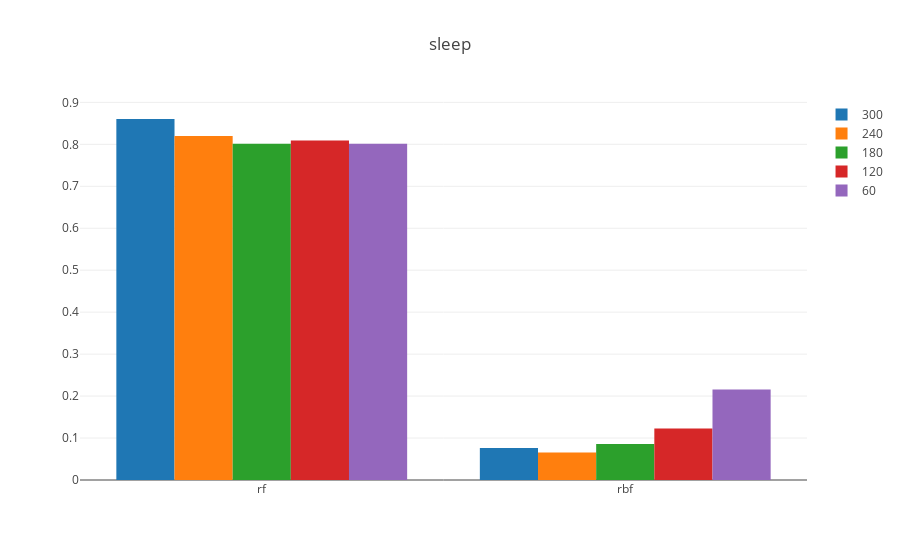
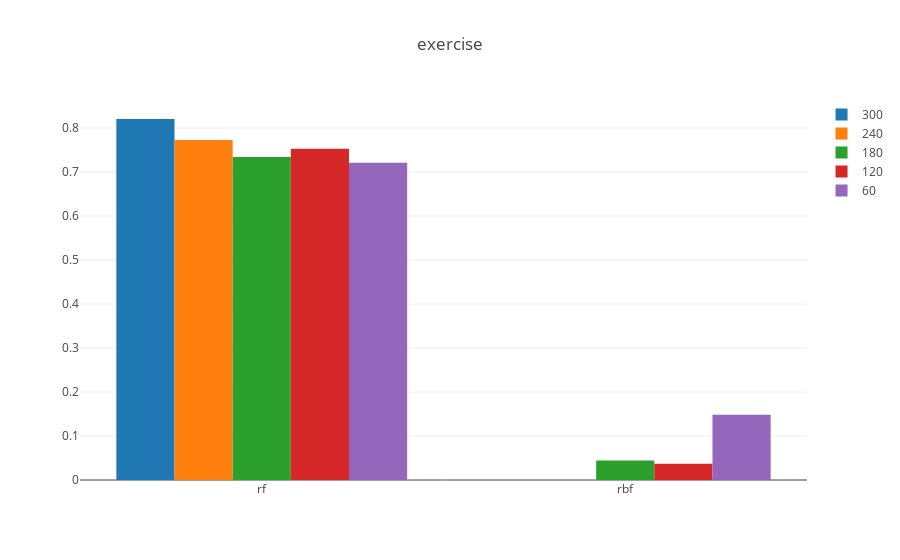
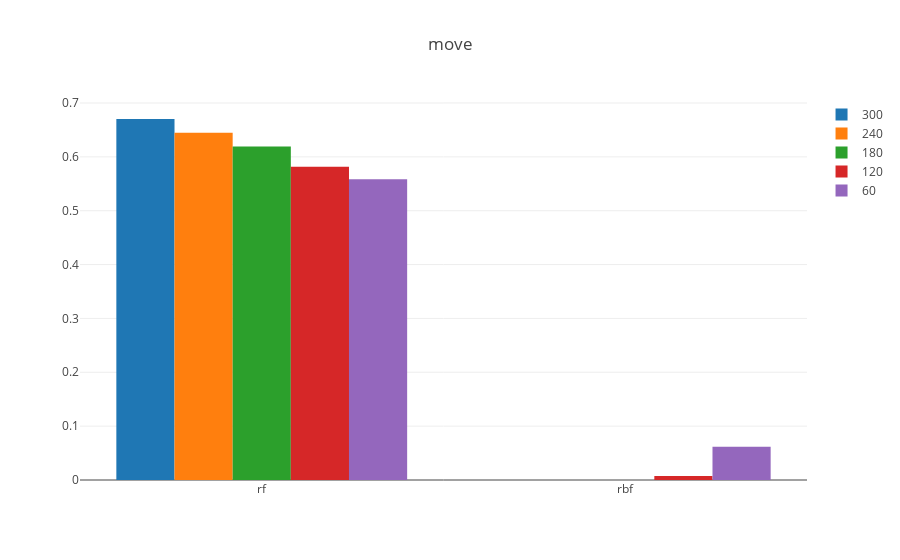
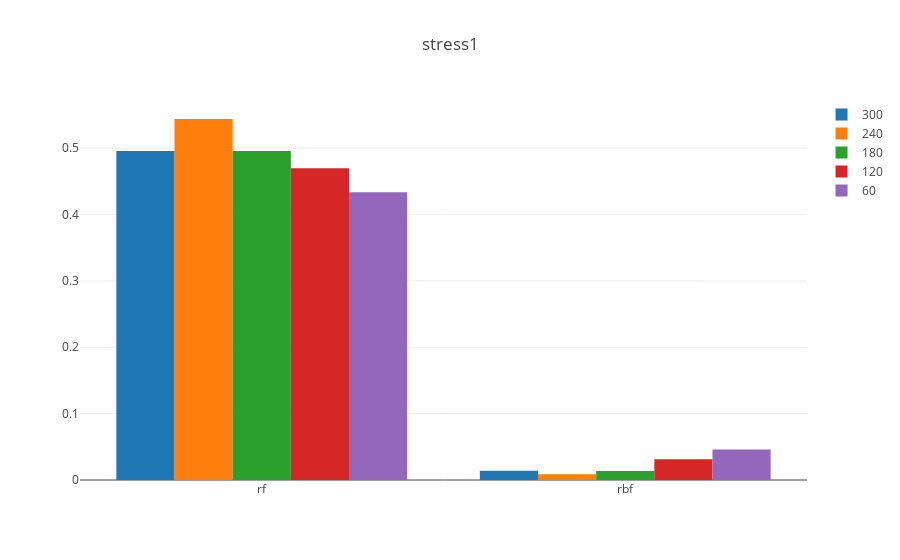

The notebook cell these images were saved under, in order:
### Code cell
dv.bargroup(dfi, 'label', 'duration', 'classifier', 'f1')

### Figure 1 — Plotly figure (JSON) as saved in the notebook; plotly's stock layout.template omitted (floating-point values rounded to 4 significant figures)
{"data": [{"name": 300, "type": "bar", "x": ["rf", "rbf"], "y": [0.8604, 0.07639]}, {"name": 240, "type": "bar", "x": ["rf", "rbf"], "y": [0.8197, 0.06548]}, {"name": 180, "type": "bar", "x": ["rf", "rbf"], "y": [0.8015, 0.08597]}, {"name": 120, "type": "bar", "x": ["rf", "rbf"], "y": [0.8092, 0.1227]}, {"name": 60, "type": "bar", "x": ["rf", "rbf"], "y": [0.8014, 0.2158]}], "layout": {"barmode": "group", "title": "sleep"}}

### Figure 2 — Plotly figure (JSON) as saved in the notebook; plotly's stock layout.template omitted (floating-point values rounded to 4 significant figures)
{"data": [{"name": 300, "type": "bar", "x": ["rf", "rbf"], "y": [0.8205, 0]}, {"name": 240, "type": "bar", "x": ["rf", "rbf"], "y": [0.7727, 0]}, {"name": 180, "type": "bar", "x": ["rf", "rbf"], "y": [0.7342, 0.04444]}, {"name": 120, "type": "bar", "x": ["rf", "rbf"], "y": [0.7527, 0.03704]}, {"name": 60, "type": "bar", "x": ["rf", "rbf"], "y": [0.7213, 0.1481]}], "layout": {"barmode": "group", "title": "exercise"}}

### Figure 3 — Plotly figure (JSON) as saved in the notebook; plotly's stock layout.template omitted (floating-point values rounded to 4 significant figures)
{"data": [{"name": 300, "type": "bar", "x": ["rf", "rbf"], "y": [0.6703, 0]}, {"name": 240, "type": "bar", "x": ["rf", "rbf"], "y": [0.6449, 0]}, {"name": 180, "type": "bar", "x": ["rf", "rbf"], "y": [0.6194, 0]}, {"name": 120, "type": "bar", "x": ["rf", "rbf"], "y": [0.5817, 0.007605]}, {"name": 60, "type": "bar", "x": ["rf", "rbf"], "y": [0.5584, 0.06166]}], "layout": {"barmode": "group", "title": "move"}}

### Figure 4 — Plotly figure (JSON) as saved in the notebook; plotly's stock layout.template omitted (floating-point values rounded to 4 significant figures)
{"data": [{"name": 300, "type": "bar", "x": ["rf", "rbf"], "y": [0.4957, 0.01408]}, {"name": 240, "type": "bar", "x": ["rf", "rbf"], "y": [0.544, 0.008547]}, {"name": 180, "type": "bar", "x": ["rf", "rbf"], "y": [0.4959, 0.01365]}, {"name": 120, "type": "bar", "x": ["rf", "rbf"], "y": [0.4698, 0.03118]}, {"name": 60, "type": "bar", "x": ["rf", "rbf"], "y": [0.4335, 0.04598]}], "layout": {"barmode": "group", "title": "stress1"}}
